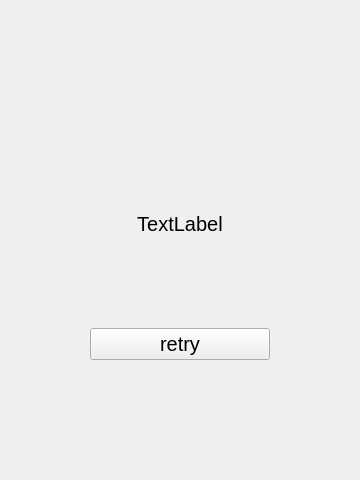
<?xml version="1.0" encoding="UTF-8"?>
<ui version="4.0">
 <class>error</class>
 <widget class="QWidget" name="error">
  <property name="geometry">
   <rect>
    <x>0</x>
    <y>0</y>
    <width>360</width>
    <height>480</height>
   </rect>
  </property>
  <property name="windowTitle">
   <string>Form</string>
  </property>
  <layout class="QGridLayout" name="gridLayout" rowstretch="1,2,1" columnstretch="1,2,1">
   <property name="leftMargin">
    <number>0</number>
   </property>
   <property name="topMargin">
    <number>0</number>
   </property>
   <property name="rightMargin">
    <number>0</number>
   </property>
   <property name="bottomMargin">
    <number>0</number>
   </property>
   <property name="spacing">
    <number>0</number>
   </property>
   <item row="1" column="1">
    <layout class="QVBoxLayout" name="verticalLayout">
     <item>
      <widget class="QLabel" name="message">
       <property name="font">
        <font>
         <pointsize>15</pointsize>
        </font>
       </property>
       <property name="text">
        <string>TextLabel</string>
       </property>
       <property name="alignment">
        <set>Qt::AlignmentFlag::AlignCenter</set>
       </property>
      </widget>
     </item>
     <item>
      <widget class="QPushButton" name="retry">
       <property name="enabled">
        <bool>true</bool>
       </property>
       <property name="font">
        <font>
         <pointsize>15</pointsize>
        </font>
       </property>
       <property name="text">
        <string>retry</string>
       </property>
      </widget>
     </item>
    </layout>
   </item>
   <item row="1" column="2">
    <spacer name="horizontalSpacer_2">
     <property name="orientation">
      <enum>Qt::Orientation::Horizontal</enum>
     </property>
     <property name="sizeHint" stdset="0">
      <size>
       <width>40</width>
       <height>20</height>
      </size>
     </property>
    </spacer>
   </item>
   <item row="1" column="0">
    <spacer name="horizontalSpacer">
     <property name="orientation">
      <enum>Qt::Orientation::Horizontal</enum>
     </property>
     <property name="sizeHint" stdset="0">
      <size>
       <width>40</width>
       <height>20</height>
      </size>
     </property>
    </spacer>
   </item>
   <item row="2" column="1">
    <spacer name="verticalSpacer">
     <property name="orientation">
      <enum>Qt::Orientation::Vertical</enum>
     </property>
     <property name="sizeHint" stdset="0">
      <size>
       <width>20</width>
       <height>40</height>
      </size>
     </property>
    </spacer>
   </item>
   <item row="0" column="1">
    <spacer name="verticalSpacer_2">
     <property name="orientation">
      <enum>Qt::Orientation::Vertical</enum>
     </property>
     <property name="sizeHint" stdset="0">
      <size>
       <width>20</width>
       <height>40</height>
      </size>
     </property>
    </spacer>
   </item>
  </layout>
 </widget>
 <resources/>
 <connections/>
</ui>
